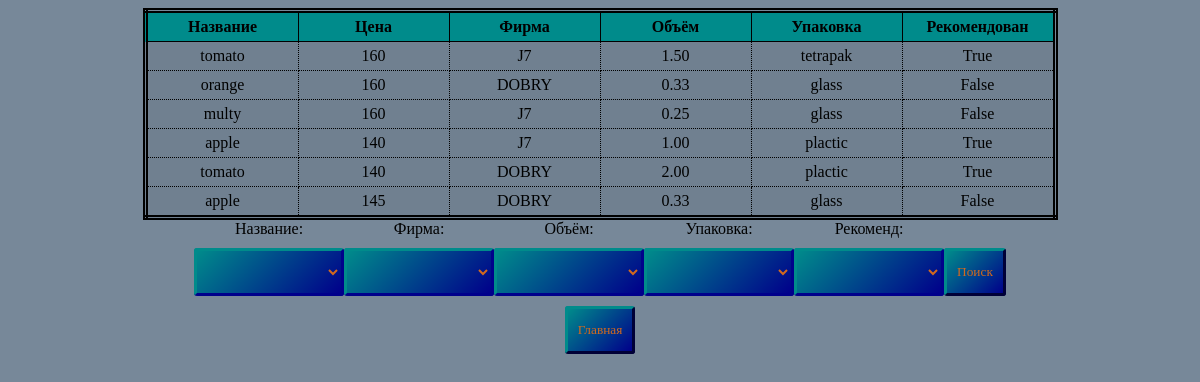
The page /table/1 on the database its author committed.
### tableconnect/models.py (models this page shows)
class Product(models.Model):
    name = models.CharField(max_length=10, null=True)
    price = models.IntegerField(null=True)
    firma = models.ForeignKey(Company, on_delete=models.CASCADE)
    volume = models.DecimalField(max_digits=4, decimal_places=2, null=True)
    pack = models.CharField(max_length=10, null=True)
    recomend = models.BooleanField(null=True)

class Company(models.Model):
    title = models.CharField(max_length=20)

### tableconnect/views.py (the view, shortened to what this page needs)
# urls.py: path('table/1', views.table1, name='sv1'),
def table1(req):
    baza = Product.objects.all()
    anketa = FormJuice()
    bd = []
    for i in baza:
        bd.append((i.name, i.price, i.firma.title, i.volume, i.pack, i.recomend))
    title = ('Название', 'Цена', 'Фирма', 'Объём', 'Упаковка', 'Рекомендован')
    data = {'table': bd, 'title': title, 'forma': anketa}
    return render(req, 'totable.html', context=data)

### tableconnect/myforms.py
class FormJuice(forms.Form):
    name = forms.ModelChoiceField(Product.objects.values_list('name', flat=True).distinct(),
                                   required=False, to_field_name='name', empty_label='', label='Название')
    firma = forms.ModelChoiceField(Company.objects.values_list('title', flat=True),
                                   required=False, to_field_name='title', empty_label='', label='Фирма')
    volume = forms.ModelChoiceField(Product.objects.values_list('volume', flat=True).distinct(),
                                   required=False, to_field_name='volume', empty_label='', label='Объём')
    pack = forms.ModelChoiceField(Product.objects.values_list('pack', flat=True).distinct(),
                                   required=False, to_field_name='pack', empty_label='', label='Упаковка')
    recomend = forms.ModelChoiceField(Product.objects.values_list('recomend', flat=True).distinct(),
                                   required=False, to_field_name='recomend', empty_label='', label='Рекоменд')

### templates/totable.html (shortened to what this page needs)
<!DOCTYPE html>
{% load static %}
<html lang="en">
<head>
    <link rel="stylesheet" href="{% static 'css/main.css' %}">
</head>
<body>
    <table>
        <tr>
            {% for t in title %}
                <th>{{ t }}</th>
            {% endfor %}
        </tr>
        {% for t in table %}
            <tr>
                {% for one in t %}
                    <td>{{ one }}</td>
                {% endfor %}
            </tr>
        {% endfor %}
    </table>
<form action="" method="post">
    {{ forma.as_div }}
    <input type="submit" value="Поиск">
</form>
<a href="{% url 'index' %}"><button>Главная</button></a>
</body>
</html>

### tableconnect/static/css/main.css (style rules this page uses)
body { font-family: "Yu Gothic"; background-color: lightslategray; text-align: center; box-sizing: border-box; }
a { display: block; color: darkblue; width: max-content; margin: auto; }
button, input[type=submit], select { background: linear-gradient(-45deg, darkblue, darkcyan); border-radius: 3px; border-width: 3px; border-top-color: darkcyan; border-left-color: darkcyan; border-bottom-color: darkblue; border-right-color: darkblue; padding: 10px; font-family: "Yu Gothic"; color: chocolate; margin-top: 10px; height: 48px; }
table { margin: auto; border-collapse: collapse; border: double 5px black; font-family: "Yu Gothic"; }
td { border: 1px dotted black; padding: 5px; width: 100px; background-color: slategrey; }
th { border: 1px solid black; padding: 5px; width: 140px; background-color: darkcyan; }
select { width: 150px; }
label { display: block; }
form { display: flex; flex-direction: row; justify-content: space-between; align-items: end; width: max-content; margin: auto; }

### rows shown on the page
Product: t "tomato" "1.50" "tetrapak"
Company: t "J7" "J7" "J7"
Product: t "orange" "0.33" "glass"
Company: t "DOBRY" "DOBRY" "DOBRY"
Product: t "multy" "0.25" "glass"
Product: t "apple" "1.00" "plactic"
Product: t "tomato" "2.00" "plactic"
Product: t "apple" "0.33" "glass"

### other values the page prints
{{ t }} "Название" "Цена" "Фирма" "Объём" "Упаковка" "Рекомендован"
{{ one }} "160" "True" "160" "False" "160" "False" "140" "True" "140" "True" "145" "False"
